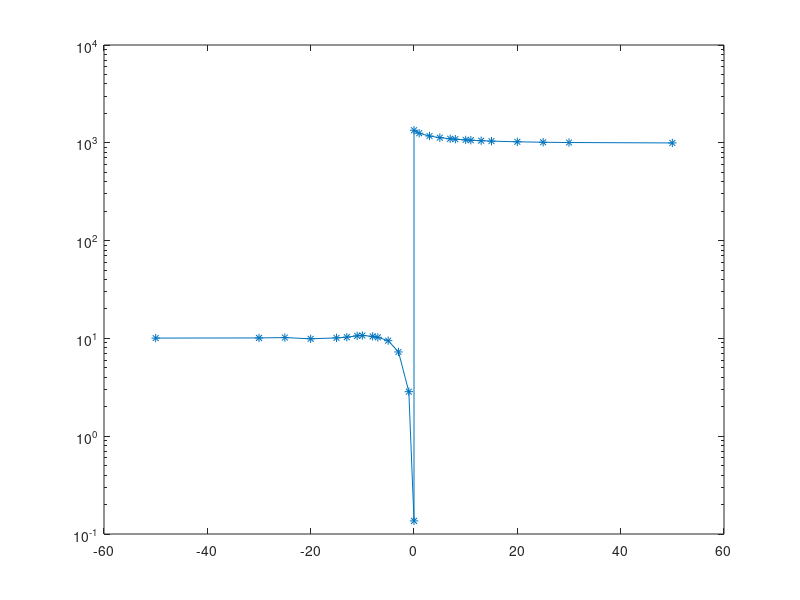
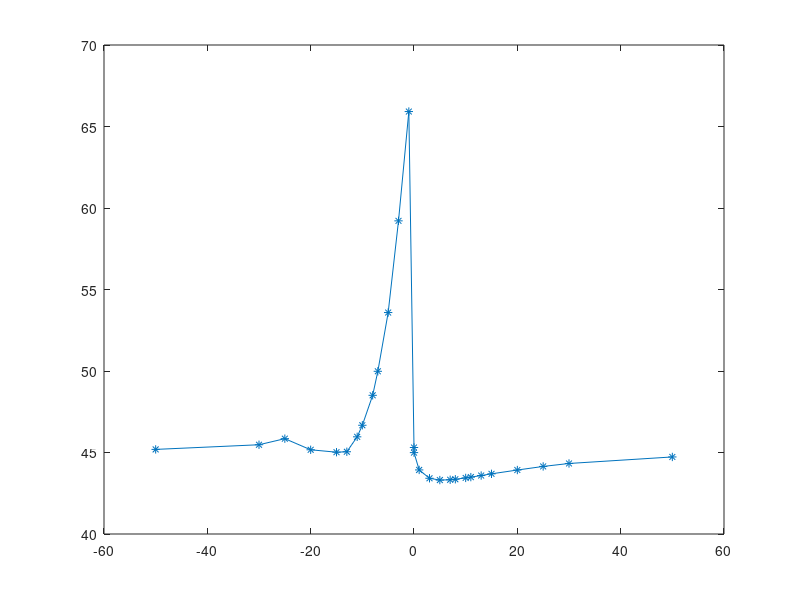

Write the MATLAB code that produced these figures, in order. (Note: this script raises an error after producing the figures.)

close all; clear all;

n=71;

rho  = load('sondagem_rho.dat');
fase = load('sondagem_fase.dat');

for i=2:10:n+1
    figure(1), semilogy(rho(1,2:end), rho(i,2:end),'*-'); hold on;
    figure(2), plot(fase(1,2:end), fase(i,2:end),'*-'); hold on;
end

if (n>1)
    
figure(3),contourf(rho(1,2:end), log10(rho(2:end,1)),rho(2:end,2:end),30)
colorbar
figure(4),contourf(fase(1,2:end), log10(fase(2:end,1)),fase(2:end,2:end),30)
colorbar

end

